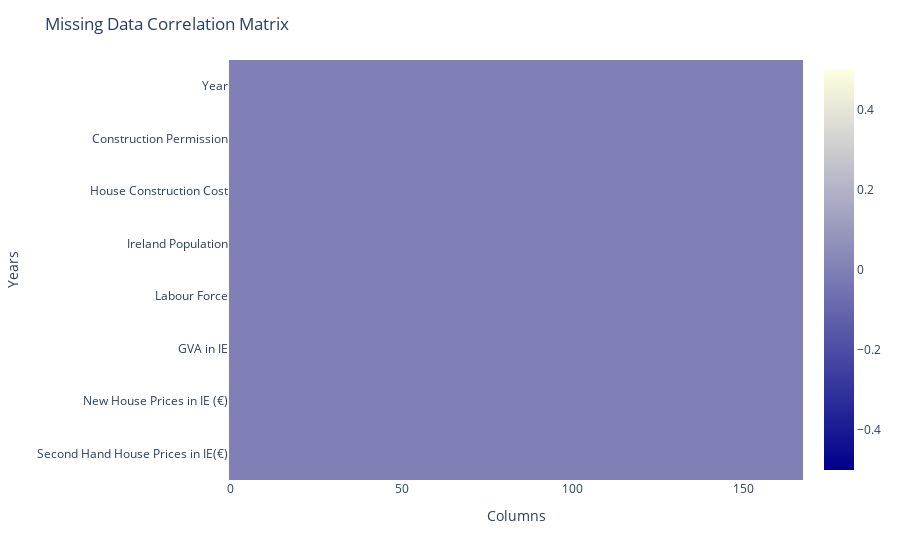

Notebook source saved alongside this figure:
### Code cell
# Visualize the correlation of missing data between columns
fig = px.imshow(imputed_df_reset.isnull().T, labels=dict(x="Columns", y="Years"), color_continuous_scale=["darkblue", "lightyellow"])

# Set the title of the figure
fig.update_layout(title="Missing Data Correlation Matrix")

# Change the position of the x-axis labels
fig.update_xaxes(side="bottom")

# Change the x-axis label rotation to 0 degrees
fig.update_xaxes(tickangle=0)

# Show the plot
fig.show()

### Figure 1 — Plotly figure (JSON) as saved in the notebook; plotly's stock layout.template omitted (floating-point values rounded to 4 significant figures; data arrays with more than 128 entries replaced by an {"elided": "..."} marker saying what was removed)
{"data": [{"coloraxis": "coloraxis", "hovertemplate": "Columns: %{x}<br>Years: %{y}<br>color: %{z}<extra></extra>", "name": "0", "type": "heatmap", "x": {"elided": "168 int values"}, "xaxis": "x", "y": ["Year", "Construction Permission", "House Construction Cost", "Ireland Population", "Labour Force", "GVA in IE", "New House Prices in IE (€)", "Second Hand House Prices in IE(€)"], "yaxis": "y", "z": {"elided": "8x168 int values"}}], "layout": {"coloraxis": {"colorscale": [[0, "darkblue"], [1, "lightyellow"]]}, "margin": {"t": 60}, "title": {"text": "Missing Data Correlation Matrix"}, "xaxis": {"anchor": "y", "constrain": "domain", "domain": [0, 1], "scaleanchor": "y", "side": "bottom", "tickangle": 0, "title": {"text": "Columns"}}, "yaxis": {"anchor": "x", "autorange": "reversed", "constrain": "domain", "domain": [0, 1], "title": {"text": "Years"}}}}
